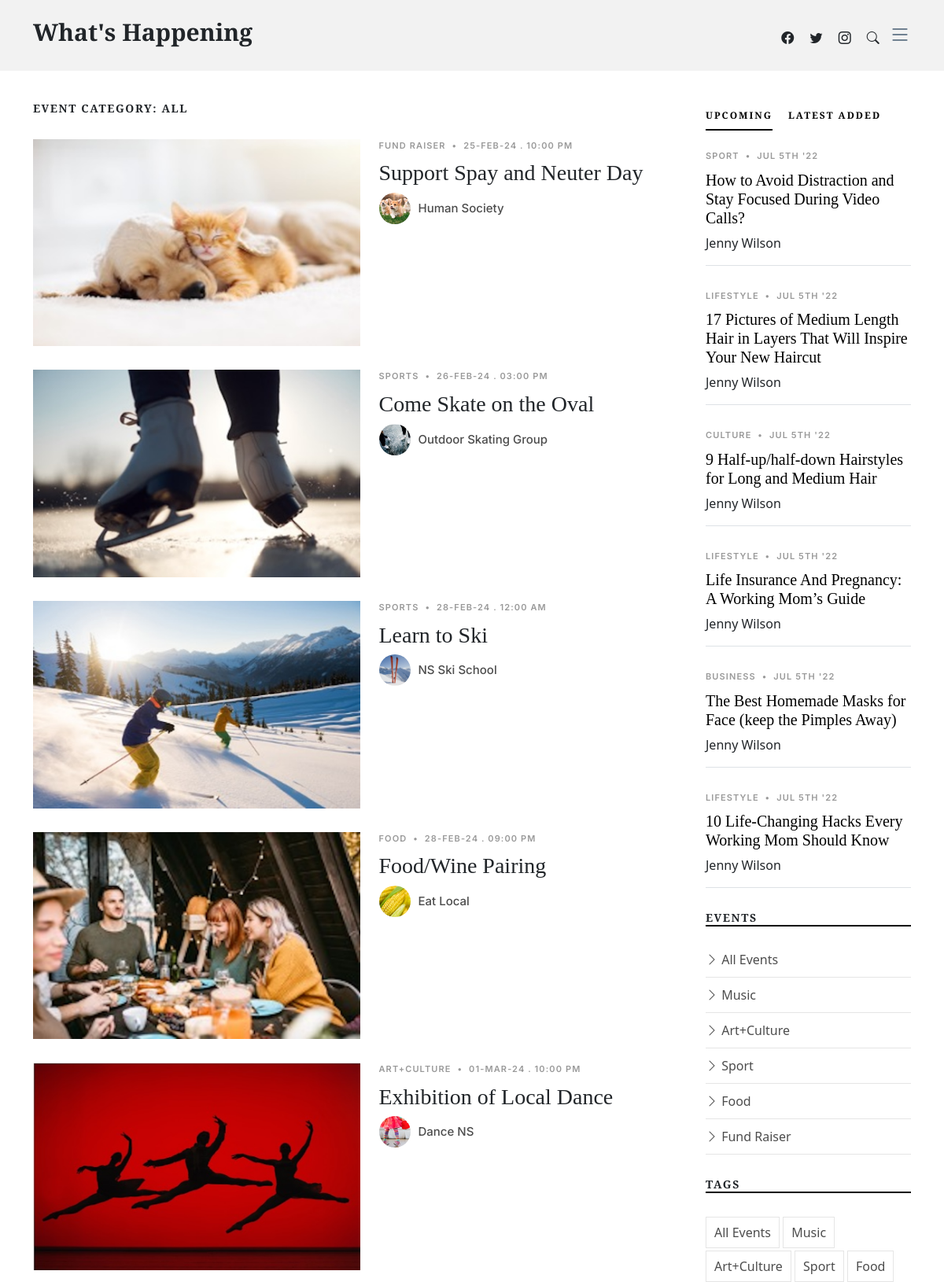
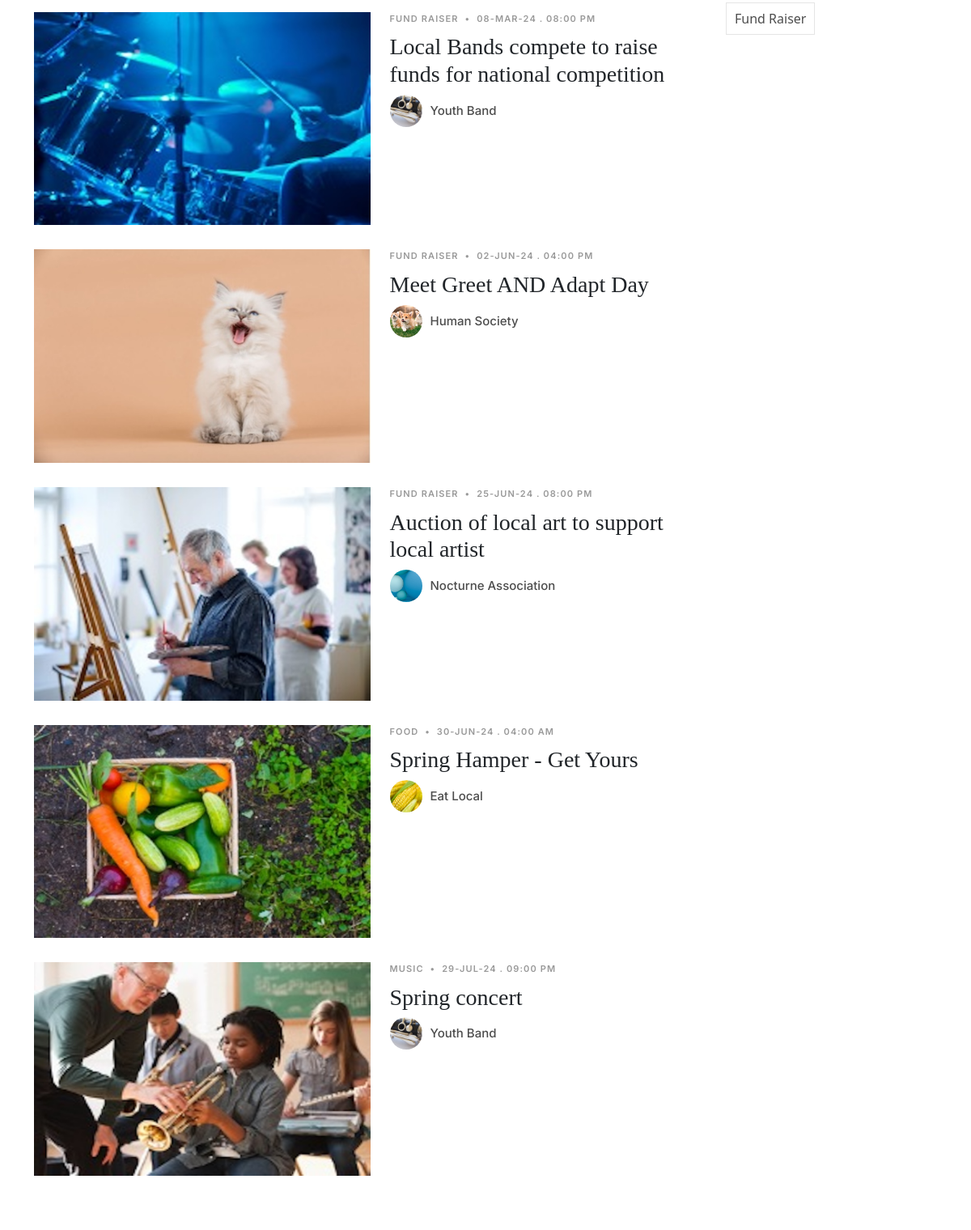
Screenshot of /events.php (upper part) with the database file from the repository (2 pictures, top to bottom).
### tables this page shows
CREATE TABLE `events` (
  `EventID` int(11) NOT NULL,
  `EventTypeID` int(11) UNSIGNED NOT NULL,
  `GroupID` int(11) UNSIGNED NOT NULL,
  `EventDate` timestamp NOT NULL DEFAULT current_timestamp(),
  `SubmitDate` timestamp NOT NULL DEFAULT current_timestamp(),
  `EventTitle` varchar(100) NOT NULL,
  `EventImage` varchar(100) NOT NULL,
  `EventDesc` text NOT NULL
);

CREATE TABLE `eventtypes` (
  `EventTypeID` int(11) NOT NULL,
  `EventType` varchar(100) NOT NULL
);

CREATE TABLE `groups` (
  `GroupID` int(11) UNSIGNED NOT NULL,
  `GroupName` varchar(100) NOT NULL,
  `GroupImage` varchar(50) NOT NULL,
  `GroupType` varchar(100) NOT NULL,
  `GroupDesc` text NOT NULL,
  `ContactName` varchar(255) NOT NULL,
  `ContactEmail` varchar(255) NOT NULL
);

### events.php (the view, shortened to what this page needs)
<!DOCTYPE html>
<html lang="en">
<head>
  <link href="assets/vendor/bootstrap/css/bootstrap.min.css" rel="stylesheet">
  <link href="assets/vendor/bootstrap-icons/bootstrap-icons.css" rel="stylesheet">
  <link href="assets/vendor/swiper/swiper-bundle.min.css" rel="stylesheet">
  <link href="assets/vendor/glightbox/css/glightbox.min.css" rel="stylesheet">
  <link href="assets/vendor/aos/aos.css" rel="stylesheet">
  <link href="assets/css/variables.css" rel="stylesheet">
  <link href="assets/css/main.css" rel="stylesheet">
</head>
<body>
  <header id="header" class="header d-flex align-items-center fixed-top">
    <div class="container-fluid container-xl d-flex align-items-center justify-content-between">
      <a href="index.php" class="logo d-flex align-items-center">
        <h1>What's Happening</h1>
      </a>
      <div class="position-relative">
        <a href="#" class="mx-2"><span class="bi-facebook"></span></a>
        <a href="#" class="mx-2"><span class="bi-twitter"></span></a>
        <a href="#" class="mx-2"><span class="bi-instagram"></span></a>
        <a href="#" class="mx-2 js-search-open"><span class="bi-search"></span></a>
        <i class="bi bi-list mobile-nav-toggle"></i>
      </div>
    </div>
  </header>
  <main id="main">
    <section>
      <div class="container">
        <div class="row">
          <div class="col-md-9" data-aos="fade-up">
            <h3 class="category-title">EVENT CATEGORY: All   </h3>
            <?php
            include 'serverlogin.php';
            $conn = new mysqli($db_hostname, $db_username, $db_password, $db_database);
            $sql = "SELECT e.EventID, e.EventDate, e.EventTitle, e.EventImage, e.EventDesc,
                           g.GroupName, g.GroupImage, et.EventType
                    FROM events e
                    JOIN groups g ON e.GroupID = g.GroupID
                    JOIN eventtypes et ON e.EventTypeID = et.EventTypeID
                    ORDER BY e.EventDate ASC";
            $result = $conn->query($sql);
            if ($result->num_rows > 0) {
              while ($row = $result->fetch_assoc()) {
                  $eventNumber = htmlspecialchars($row['EventID']);
                  $title = htmlspecialchars($row['EventTitle']);
                  $image = htmlspecialchars($row['EventImage']);
                  $eventType = htmlspecialchars($row['EventType']);
                  $groupName = htmlspecialchars($row['GroupName']);
                  $groupImage = htmlspecialchars($row['GroupImage']);
                  $dateObject = date_create($row['EventDate']);
                  $date = date_format($dateObject, 'd-M-y . h:i A');
                  $htmlBlock = <<<HTML
                  <div class='d-md-flex post-entry-2 half'>
                      <a href='single-post.php?eventNumber={$eventNumber}' class='me-4 thumbnail'>
                          <img src='{$image}' alt='{$title}' class='img-fluid'>
                      </a>
                      <div>
                          <div class='post-meta'><span class='date'>{$eventType}</span> <span class='mx-1'>&bullet;</span> <span>{$date}</span></div>
                          <h3><a href='single-post.php?eventNumber={$eventNumber}'>{$title}</a></h3>
                          <div class='d-flex align-items-center author'>
                              <div class='photo'><img src='{$groupImage}' alt='{$groupName}' class='img-fluid'></div>
                              <div class='name'>
                                  <h3 class='m-0 p-0'>{$groupName}</h3>
                              </div>
                          </div>
                      </div>
                  </div>
                  HTML;
                  echo $htmlBlock;
              }
          } else {
              echo "<p>No events found.</p>";
          }
            ?>
          </div>
          <div class="col-md-3">
            <div class="aside-block">
              <ul class="nav nav-pills custom-tab-nav mb-4" id="pills-tab" role="tablist">
                <li class="nav-item" role="presentation">
                  <button class="nav-link active" id="pills-popular-tab" data-bs-toggle="pill" data-bs-target="#pills-popular" type="button" role="tab" aria-controls="pills-popular" aria-selected="true">UPCOMING</button>
                </li>
                <li class="nav-item" role="presentation">
                  <button class="nav-link" id="pills-latest-tab" data-bs-toggle="pill" data-bs-target="#pills-latest" type="button" role="tab" aria-controls="pills-latest" aria-selected="false">LATEST ADDED</button>
                </li>
              </ul>
              <div class="tab-content" id="pills-tabContent">
                <div class="tab-pane fade show active" id="pills-popular" role="tabpanel" aria-labelledby="pills-popular-tab">
                  <div class="post-entry-1 border-bottom">
                    <div class="post-meta"><span class="date">Sport</span> <span class="mx-1">&bullet;</span> <span>Jul 5th '22</span></div>
                    <h2 class="mb-2"><a href="#">How to Avoid Distraction and Stay Focused During Video Calls?</a></h2>
                    <span class="author mb-3 d-block">Jenny Wilson</span>
                  </div>
                  <div class="post-entry-1 border-bottom">
                    <div class="post-meta"><span class="date">Lifestyle</span> <span class="mx-1">&bullet;</span> <span>Jul 5th '22</span></div>
                    <h2 class="mb-2"><a href="#">17 Pictures of Medium Length Hair in Layers That Will Inspire Your New Haircut</a></h2>
                    <span class="author mb-3 d-block">Jenny Wilson</span>
                  </div>
                  <div class="post-entry-1 border-bottom">
                    <div class="post-meta"><span class="date">Culture</span> <span class="mx-1">&bullet;</span> <span>Jul 5th '22</span></div>
                    <h2 class="mb-2"><a href="#">9 Half-up/half-down Hairstyles for Long and Medium Hair</a></h2>
                    <span class="author mb-3 d-block">Jenny Wilson</span>
                  </div>
                  <div class="post-entry-1 border-bottom">
                    <div class="post-meta"><span class="date">Lifestyle</span> <span class="mx-1">&bullet;</span> <span>Jul 5th '22</span></div>
                    <h2 class="mb-2"><a href="#">Life Insurance And Pregnancy: A Working Mom’s Guide</a></h2>
                    <span class="author mb-3 d-block">Jenny Wilson</span>
                  </div>
                  <div class="post-entry-1 border-bottom">
                    <div class="post-meta"><span class="date">Business</span> <span class="mx-1">&bullet;</span> <span>Jul 5th '22</span></div>
                    <h2 class="mb-2"><a href="#">The Best Homemade Masks for Face (keep the Pimples Away)</a></h2>
                    <span class="author mb-3 d-block">Jenny Wilson</span>
                  </div>
                  <div class="post-entry-1 border-bottom">
                    <div class="post-meta"><span class="date">Lifestyle</span> <span class="mx-1">&bullet;</span> <span>Jul 5th '22</span></div>
                    <h2 class="mb-2"><a href="#">10 Life-Changing Hacks Every Working Mom Should Know</a></h2>
                    <span class="author mb-3 d-block">Jenny Wilson</span>
                  </div>
                </div>
              </div>
            </div>
            <div class="aside-block">
              <h3 class="aside-title">EVENTS</h3>
              <ul class="aside-links list-unstyled">
                <li><a href="events.php?type=all"><i class="bi bi-chevron-right"></i> All Events</a></li>
                <li><a href="events.php?type=ArtCulture"><i class="bi bi-chevron-right"></i> Music</a></li>
                <li><a href="events.php?type=ArtCulture"><i class="bi bi-chevron-right"></i> Art+Culture</a></li>
                <li><a href="events.php?type=Sports"><i class="bi bi-chevron-right"></i> Sport</a></li>
                <li><a href="events.php?type=Food"><i class="bi bi-chevron-right"></i> Food</a></li>
                <li><a href="events.php?type=Fund Raiser"><i class="bi bi-chevron-right"></i> Fund Raiser</a></li>
              </ul>
            </div>
            <div class="aside-block">
              <h3 class="aside-title">Tags</h3>
              <ul class="aside-tags list-unstyled">
                <li><a href="events.php?type=all">All Events</a></li>
                <li><a href="events.php?type=ArtCulture">Music</a></li>
                <li><a href="events.php?type=ArtCulture">Art+Culture</a></li>
                <li><a href="events.php?type=Sports">Sport</a></li>
                <li><a href="events.php?type=Food">Food</a></li>
                <li><a href="events.php?type=Fund Raiser">Fund Raiser</a></li>
              </ul>
            </div>
          </div>
        </div>
      </div>
    </section>
  </main>
</body>
</html>

### assets/css/variables.css (style rules this page uses)
:root { --font-default: 'EB Garamond', system-ui, -apple-system, "Segoe UI", Roboto, "Helvetica Neue", Arial, "Noto Sans", "Liberation Sans", sans-serif, "Apple Color Emoji", "Segoe UI Emoji", "Segoe UI Symbol", "Noto Color Emoji"; --font-primary: 'EB Garamond', serif; --font-secondary: 'Inter', sans-serif; --color-default: #212529; --color-default-rgb: 33, 37, 41; --color-links: #212529; --color-links-hover: #15171a; --color-primary: #212529; --color-primary-light: #26282c; --color-primary-dark: #0b0c0e; --color-primary-rgb: 33, 37, 41; --color-primary-light-rgb: 38, 40, 44; --color-primary-dark-rgb: 11, 12, 14; --color-secondary: #596d80; --color-secondary-light: #8498aa; --color-secondary-dark: #404f5c; --color-secondary-rgb: 89, 109, 128; --color-secondary-light-rgb: 132, 152, 170; --color-secondary-dark-rgb: 64, 79, 92; --color-blue: #0d6efd; --color-blue-rgb: 13, 110, 253; --color-indigo: #6610f2; --color-indigo-rgb: 102, 16, 242; --color-purple: #6f42c1; --color-purple-rgb: 111, 66, 193; --color-pink: #f3268c; --color-pink-rgb: 243, 38, 140; --color-red: #df1529; --color-red-rgb: 223, 21, 4; --color-orange: #fd7e14; --color-orange-rgb: 253, 126, 20; --color-yellow: #ffc107; --color-yellow-rgb: 255, 193, 7; --color-green: #059652; --color-green-rgb: 5, 150, 82; --color-teal: #20c997; --color-teal-rgb: 32, 201, 151; --color-cyan: #0dcaf0; --color-cyan-rgb: 13, 202, 240; --color-white: #ffffff; --color-white-rgb: 255, 255, 255; --color-gray: #6c757d; --color-gray-rgb: 108, 117, 125; --color-black: #000000; --color-black-rgb: 0, 0, 0; }
:root { --bs-blue: var(--color-blue); --bs-indigo: var(--color-indigo); --bs-purple: var(--color-purple); --bs-pink: var(--color-pink); --bs-red: var(--color-red); --bs-orange: var(--color-orange); --bs-yellow: var(--color-yellow); --bs-green: var(--color-green); --bs-teal: var(--color-teal); --bs-cyan: var(--color-cyan); --bs-white: var(--color-white); --bs-gray: var(--color-gray); --bs-gray-dark: #343a40; --bs-gray-100: #f8f9fa; --bs-gray-200: #e9ecef; --bs-gray-300: #dee2e6; --bs-gray-400: #ced4da; --bs-gray-500: #adb5bd; --bs-gray-600: #6c757d; --bs-gray-700: #495057; --bs-gray-800: #343a40; --bs-gray-900: #212529; --bs-primary: var(--color-blue); --bs-secondary: var(--color-blue); --bs-success: #198754; --bs-info: #0dcaf0; --bs-warning: #ffc107; --bs-danger: #dc3545; --bs-light: #f8f9fa; --bs-dark: #212529; --bs-primary-rgb: var(--color-primary-rgb); --bs-secondary-rgb: var(--color-secondary-rgb); --bs-success-rgb: 25, 135, 84; --bs-info-rgb: 13, 202, 240; --bs-warning-rgb: 255, 193, 7; --bs-danger-rgb: 220, 53, 69; --bs-light-rgb: 248, 249, 250; --bs-dark-rgb: 33, 37, 41; --bs-white-rgb: var(--color-white-rgb); --bs-black-rgb: var(--color-black-rgb); --bs-body-color-rgb: var(--color-default-rgb); --bs-body-bg-rgb: 255, 255, 255; --bs-font-sans-serif: var(--font-default); --bs-font-monospace: SFMono-Regular, Menlo, Monaco, Consolas, "Liberation Mono", "Courier New", monospace; --bs-gradient: linear-gradient(180deg, rgba(255, 255, 255, 0.15), rgba(255, 255, 255, 0)); --bs-body-font-family: var(--font-default); --bs-body-font-size: 1rem; --bs-body-font-weight: 400; --bs-body-line-height: 1.5; --bs-body-color: var(--color-default); --bs-body-bg: #fff; }

### rows the page displays
events: shows a picture, EventTypeID.EventType "FUND RAISER", EventDate "25-FEB-24 . 10:00 PM", EventTitle "Support Spay and Neuter Day", GroupID.GroupImage (picture), GroupID.GroupName "Human Society"
events: shows a picture, EventTypeID.EventType "SPORTS", EventDate "26-FEB-24 . 03:00 PM", EventTitle "Come Skate on the Oval", GroupID.GroupImage (picture), GroupID.GroupName "Outdoor Skating Group"
events: EventImage (picture), EventTypeID.EventType "SPORTS", EventDate "28-FEB-24 . 12:00 AM", EventTitle "Learn to Ski", GroupID.GroupImage (picture), GroupID.GroupName "NS Ski School"
events: EventImage (picture), EventTypeID.EventType "FOOD", EventDate "28-FEB-24 . 09:00 PM", EventTitle "Food/Wine Pairing", GroupID.GroupImage (picture), GroupID.GroupName "Eat Local"
events: EventImage (picture), EventTypeID.EventType "ART+CULTURE", EventDate "01-MAR-24 . 10:00 PM", EventTitle "Exhibition of Local Dance", GroupID.GroupImage (picture), GroupID.GroupName "Dance NS"
events: EventImage (picture), EventTypeID.EventType "FUND RAISER", EventDate "08-MAR-24 . 08:00 PM", EventTitle "Local Bands compete to raise funds for national competition", GroupID.GroupImage (picture), GroupID.GroupName "Youth Band"
events: EventImage (picture), EventTypeID.EventType "FUND RAISER", EventDate "02-JUN-24 . 04:00 PM", EventTitle "Meet Greet AND Adapt Day", GroupID.GroupImage (picture), GroupID.GroupName "Human Society"
events: EventImage (picture), EventTypeID.EventType "FUND RAISER", EventDate "25-JUN-24 . 08:00 PM", EventTitle "Auction of local art to support local artist", GroupID.GroupImage (picture), GroupID.GroupName "Nocturne Association"
events: EventImage (picture), EventTypeID.EventType "FOOD", EventDate "30-JUN-24 . 04:00 AM", EventTitle "Spring Hamper - Get Yours", GroupID.GroupImage (picture), GroupID.GroupName "Eat Local"
events: EventImage (picture), EventTypeID.EventType "MUSIC", EventDate "29-JUL-24 . 09:00 PM", EventTitle "Spring concert", GroupID.GroupImage (picture), GroupID.GroupName "Youth Band"
